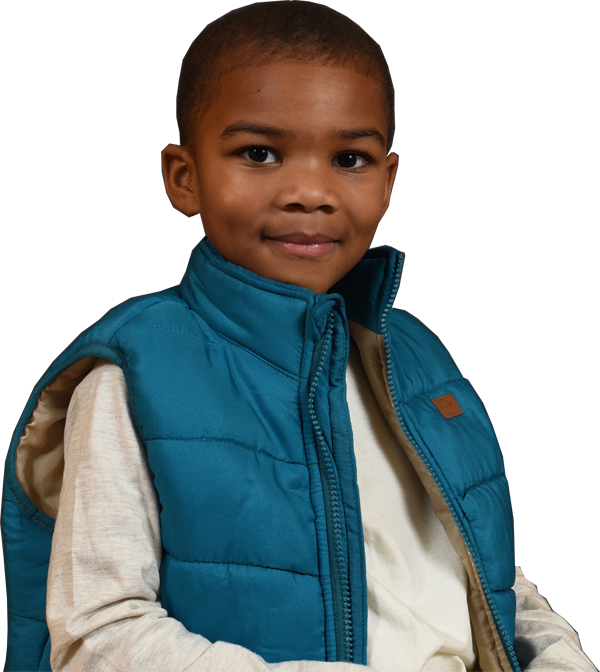
#> input picture ge-shadow-python/foreground.png, 600 x 672 px
$ python shadow-gen-ai.py
#> lines starting #> are read from the running program, lines starting #| are printed output that depends on the picture; after the words box and inside, x2 and y2 are one past the last pixel; in counts of white or black regions, pixels touching at a corner belong together
import cv2
import torch
import numpy as np
from PIL import Image
import argparse

# -----------------------------
# CONFIG
# -----------------------------
LIGHT_ANGLE = 45        # degrees (0 = right, 90 = down)
LIGHT_ELEVATION = 35    # degrees (0 = horizon, 90 = overhead)
SHADOW_STRENGTH = 0.8
SOFTNESS = 25
parser = argparse.ArgumentParser(description="Shadow generator with light angle and elevation")
parser.add_argument("--angle", type=float, default=45, help="Light angle in degrees (0=right, 90=down)")
parser.add_argument("--elevation", type=float, default=35, help="Light elevation in degrees (0=horizon, 90=overhead)")
args = parser.parse_args()

LIGHT_ANGLE = args.angle
LIGHT_ELEVATION = args.elevation

print(f"Using light angle: {LIGHT_ANGLE} degrees")
print(f"Using light elevation: {LIGHT_ELEVATION} degrees")
# -----------------------------
# LOAD IMAGES
# -----------------------------
fg = Image.open("foreground.png").convert("RGBA")
#> fg is the input picture: PIL image 600x672 RGBA; mean R, G, B, A 108.4, 117.2, 118.6, 151.4
bg = Image.open("background.JPG").convert("RGB")
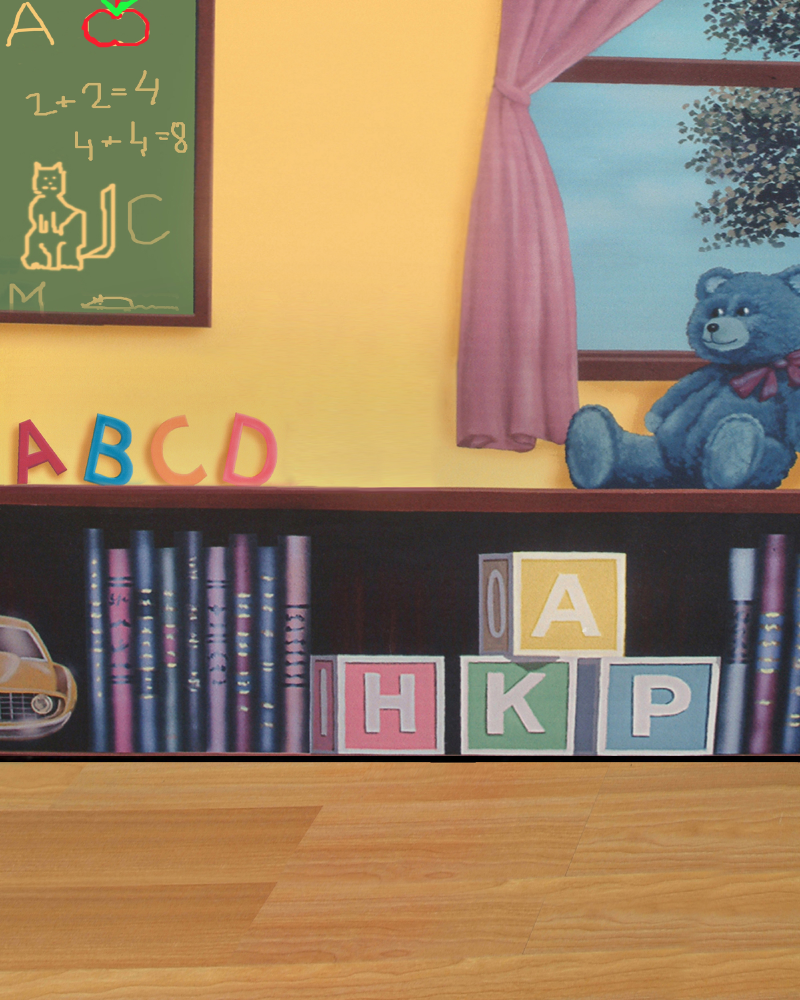
#> input picture ge-shadow-python/background.JPG, 2400 x 3000 px (shown at 1/3 size)
#> bg is the input picture: PIL image 2400x3000 RGB; mean R, G, B 153.5, 130.2, 100.7

fg_np = np.array(fg)
bg_np = np.array(bg)

fg = fg.resize(bg.size, Image.BILINEAR)
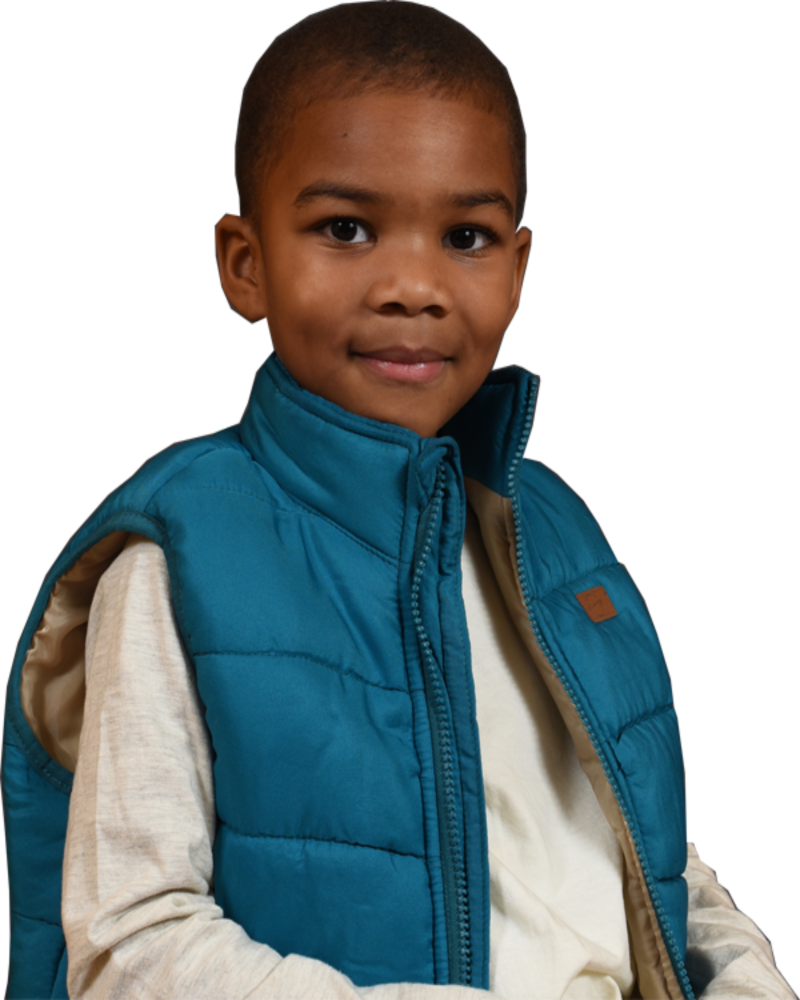
#> fg: PIL image 2400x3000 RGBA (shown at 1/3 size); mean R, G, B, A 50.4, 59.7, 60.8, 151.4; transparent parts drawn white
fg_np = np.array(fg)
alpha = fg_np[..., 3] / 255.0
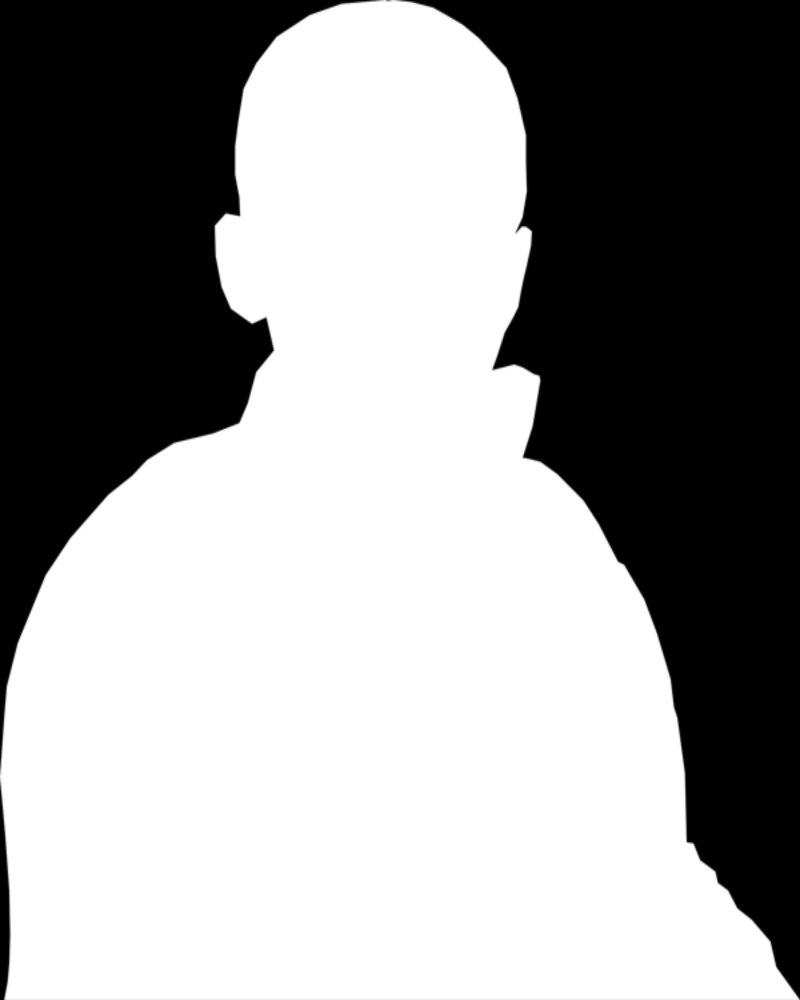
#> alpha: shape (3000, 2400) float64 (shown at 1/3 size); min 0, max 1, mean 0.594
mask = alpha > 0.01
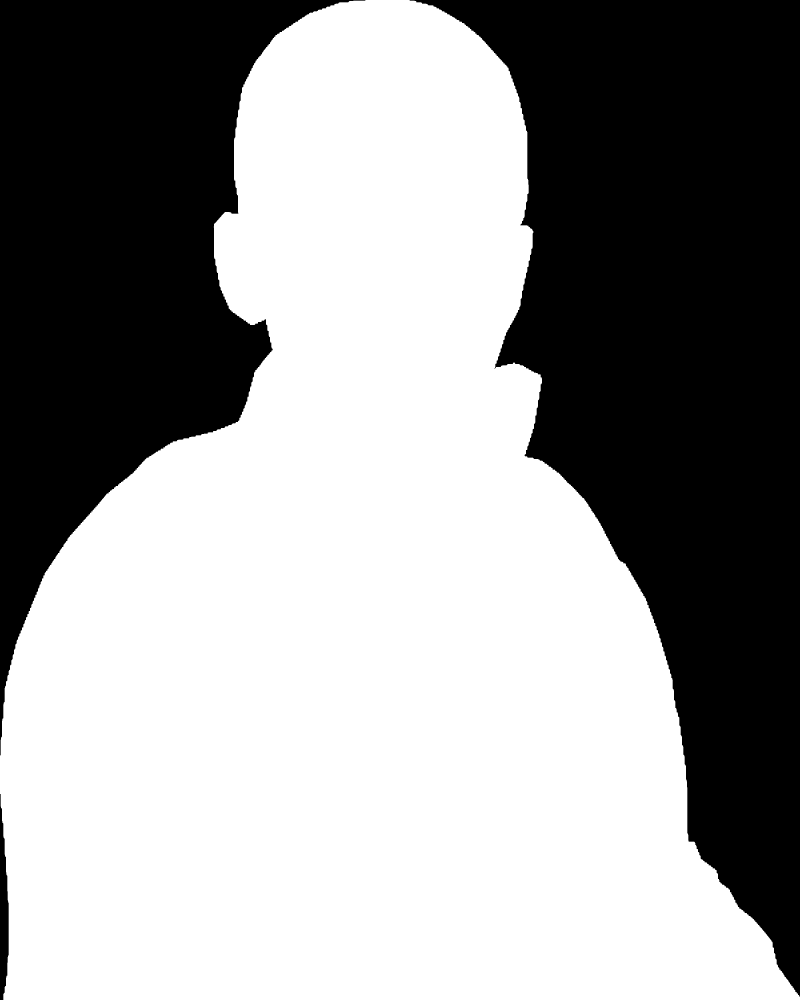
#> mask: shape (3000, 2400) bool (shown at 1/3 size); 59.9% white; 3 black regions, box (x1, y1, x2, y2) and area: (1229, 0, 2400, 2990) 1766343, (0, 0, 1096, 2266) 1112512, (0, 2382, 26, 3000) 11022

# alpha = fg_np[..., 3] / 255.0
# mask = alpha > 0.01

# -----------------------------
# DEPTH ESTIMATION (MiDaS)
# -----------------------------
#> (the run stopped early here; a loop or call above may not have finished)
